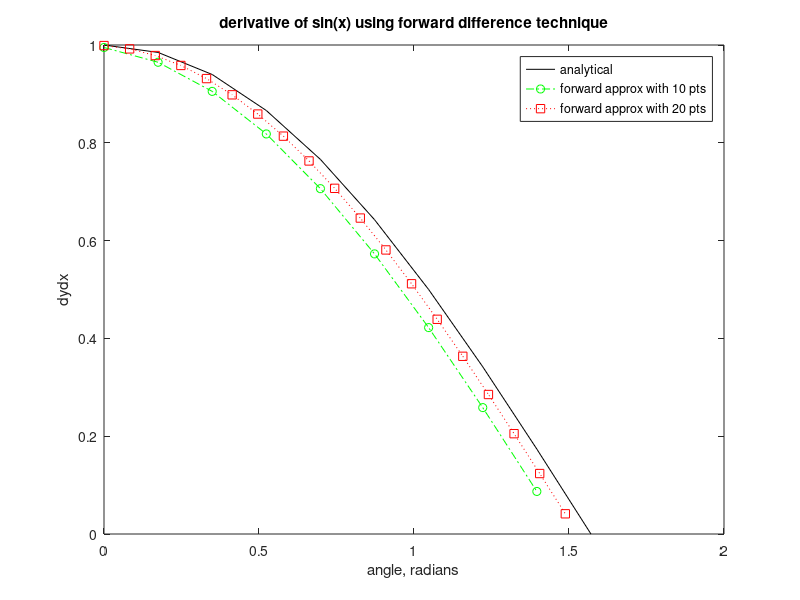
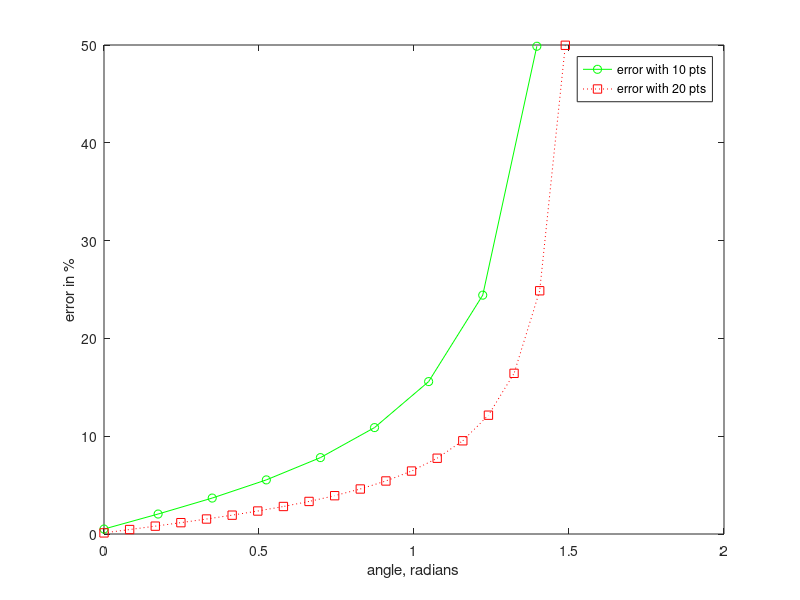
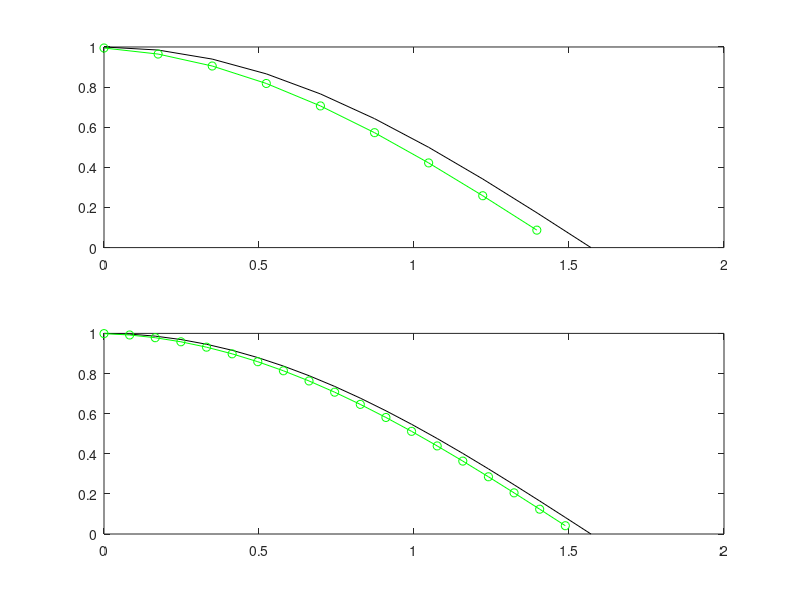

Recreate these plots in MATLAB, in order.
clear all;
clc;
close all;
x = linspace(0,pi/2,10);
x1 = linspace(0,pi/2,20);
y = sin(x);
y1 = sin(x1);
dydx_anal = cos(x);
dydx1_anal = cos(x1);
dydx_approx = diff(y)./diff(x);
dydx1_approx = diff(y1)./diff(x1);
dydx_approx(length(x)) = NaN;
dydx1_approx(length(x1)) = NaN;
error = (dydx_anal-dydx_approx)./dydx_anal;
error1 = (dydx1_anal-dydx1_approx)./dydx1_anal;
per_error = error *100;
per_error1 = error1 *100;
figure(1);
plot(x,dydx_anal,'k-');
hold on;
plot(x,dydx_approx,'go-.');
hold on;
plot(x1,dydx1_approx,'rs:');
title('derivative of sin(x) using forward difference technique');
xlabel('angle, radians')
ylabel('dydx')
legend('analytical','forward approx with 10 pts','forward approx with 20 pts')
set(gcf,'color','w');
figure(2)
plot(x,per_error,'go-')
hold on;
plot(x1,per_error1,'rs:');
set(gcf,'color','w');
xlabel('angle, radians')
ylabel('error in %')
legend('error with 10 pts','error with 20 pts')
figure(3)
subplot(1,2,1)
plot(x,dydx_anal,'k-');
hold on;
plot(x,dydx_approx,'go-.');
hold on;
plot(x1,dydx1_approx,'rs:');
title('derivative of sin(x) using forward difference technique');
xlabel('angle, radians')
ylabel('dydx')
legend('analytical','forward approx with 10 pts','forward approx with 20 pts')
set(gcf,'color','w');
subplot(1,2,2)
plot(x,per_error,'go-')
hold on;
plot(x1,per_error1,'rs:');
set(gcf,'color','w');
xlabel('angle, radians')
ylabel('error in %')
legend('error with 10 pts','error with 20 pts')
subplot(2,1,1);
plot(x, dydx_anal, 'k-', x, dydx_approx, 'go-')
subplot(2,1,2);
plot(x1, dydx1_anal, 'k-', x1, dydx1_approx, 'go-')

%figure(4);
%subplot(2,1,1)
%plot(x,dydx_anal,'k-',x,dydx_approx,'go-.'); 
%xlabel('angle, radians')
%ylabel('forward difference')
%legend('analytical','forward approx with 10 pts')
%subplot(2,1,2)
%plot(x,dydx_anal,'k-');
%hold on;
%plot(x1,dydx1_approx,'rs:');
%xlabel('angle, radians')
%ylabel('forward difference')
%legend('analytical','forward approx with 20 pts')
%set(gcf,'color','w');